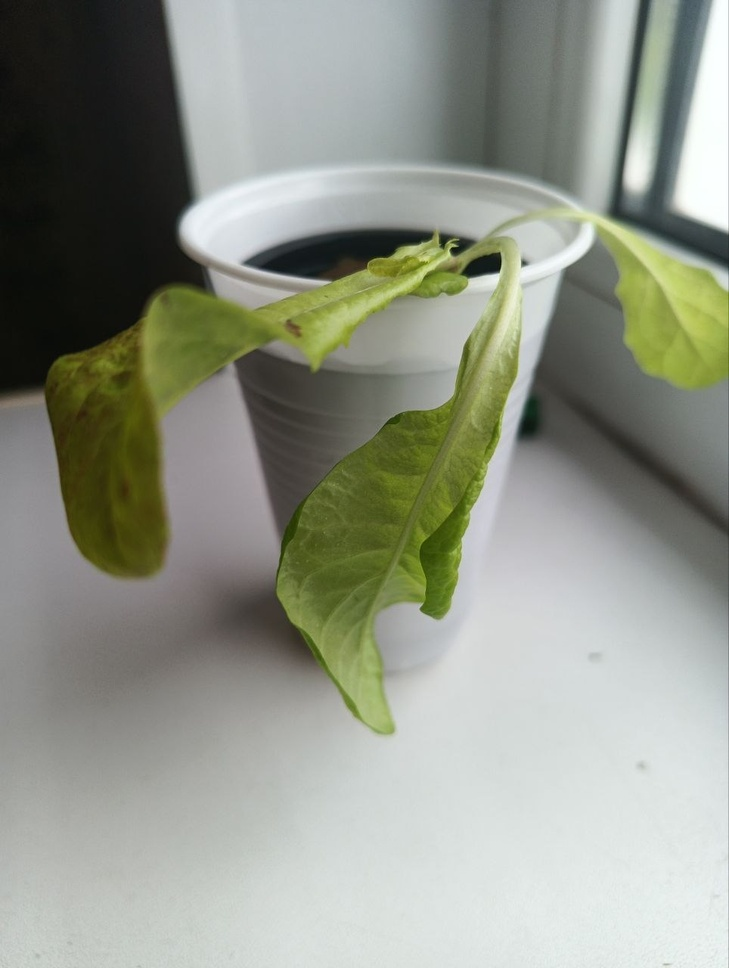
#> input picture curriculum/01-image-fundamentals/sample.jpg, 729 x 968 px, shrunk from 964 x 1280 before the run
$ python -i prompts.py   (imports and definitions only)
#> lines starting #> are read from the running program, lines starting #| are printed output that depends on the picture; after the words box and inside, x2 and y2 are one past the last pixel; in counts of white or black regions, pixels touching at a corner belong together
### src/plantvision/vision/segmentation.py
"""Classic (non-NN) plant segmentation for PlantVision Stage 05.

Pipeline: HSV green threshold and/or ExG index -> morphological open/close ->
largest connected component. All masks are ``(H, W)`` uint8 with values
``{0, 255}`` (OpenCV convention).
"""

from __future__ import annotations

import cv2
import numpy as np

DEFAULT_HSV_LOWER: tuple[int, int, int] = (25, 40, 40)
DEFAULT_HSV_UPPER: tuple[int, int, int] = (95, 255, 255)


def green_mask_hsv(
    img: np.ndarray,
    lower: tuple[int, int, int] = DEFAULT_HSV_LOWER,
    upper: tuple[int, int, int] = DEFAULT_HSV_UPPER,
) -> np.ndarray:
    """Threshold the green band in OpenCV HSV space.

    Args:
        img: BGR uint8 image with shape ``(H, W, 3)``.
        lower: Inclusive lower HSV bounds, H in ``[0, 180)``.
        upper: Inclusive upper HSV bounds.

    Returns:
        ``(H, W)`` uint8 mask with values ``{0, 255}``.
    """
    hsv = cv2.cvtColor(img, cv2.COLOR_BGR2HSV)
    return cv2.inRange(hsv, np.array(lower, np.uint8), np.array(upper, np.uint8))


# [16 lines left out: function exg_mask, not called in this run]


def clean_mask(mask: np.ndarray, open_ksize: int = 5, close_ksize: int = 7) -> np.ndarray:
    """Apply morphological open then close with elliptical kernels.

    Args:
        mask: Binary ``(H, W)`` uint8 mask.
        open_ksize: Kernel size for the opening (removes specks).
        close_ksize: Kernel size for the closing (fills holes).

    Returns:
        Cleaned ``(H, W)`` uint8 mask with values ``{0, 255}``.
    """
    k_open = cv2.getStructuringElement(cv2.MORPH_ELLIPSE, (open_ksize, open_ksize))
    k_close = cv2.getStructuringElement(cv2.MORPH_ELLIPSE, (close_ksize, close_ksize))
    opened = cv2.morphologyEx(mask, cv2.MORPH_OPEN, k_open)
    return cv2.morphologyEx(opened, cv2.MORPH_CLOSE, k_close)


def largest_component(mask: np.ndarray) -> np.ndarray:
    """Keep only the largest 8-connected foreground component.

    Args:
        mask: Binary ``(H, W)`` uint8 mask.

    Returns:
        ``(H, W)`` uint8 mask containing only the largest component, or an
        all-zero mask when the input has no foreground.
    """
    n, labels, stats, _ = cv2.connectedComponentsWithStats(
        (mask > 0).astype(np.uint8), connectivity=8
    )
    if n <= 1:
        return np.zeros_like(mask)
    best = 1 + int(np.argmax(stats[1:, cv2.CC_STAT_AREA]))
    return np.where(labels == best, 255, 0).astype(np.uint8)


def segment_plant(
    img: np.ndarray,
    method: str = "hsv",
    hsv_lower: tuple[int, int, int] = DEFAULT_HSV_LOWER,
    hsv_upper: tuple[int, int, int] = DEFAULT_HSV_UPPER,
    exg_threshold: float = 20.0,
    open_ksize: int = 5,
    close_ksize: int = 7,
) -> np.ndarray:
    """Segment the plant from a BGR frame using the configured method.

    Args:
        img: BGR uint8 image with shape ``(H, W, 3)``.
        method: One of ``"hsv"``, ``"exg"``, ``"hsv_or_exg"``.
        hsv_lower: Lower HSV bounds for the HSV method.
        hsv_upper: Upper HSV bounds for the HSV method.
        exg_threshold: ExG threshold for the ExG method.
        open_ksize: Morphological opening kernel size (odd, >= 1).
        close_ksize: Morphological closing kernel size (odd, >= 1).

    Returns:
        ``(H, W)`` uint8 mask with values ``{0, 255}``: threshold -> clean ->
        largest connected component. All-zero when no plant is found.

    Raises:
        ValueError: If ``img`` is not 3-channel or ``method`` is unknown.
    """
    if img.ndim != 3 or img.shape[2] != 3:
        raise ValueError(f"expected (H, W, 3) BGR image, got shape={img.shape}")
    if method == "hsv":
        mask = green_mask_hsv(img, hsv_lower, hsv_upper)
    elif method == "exg":
        mask = exg_mask(img, exg_threshold)
    elif method == "hsv_or_exg":
        mask = cv2.bitwise_or(
            green_mask_hsv(img, hsv_lower, hsv_upper), exg_mask(img, exg_threshold)
        )
    else:
        raise ValueError(f"unknown method: {method!r}")
    mask = clean_mask(mask, open_ksize, close_ksize)
    return largest_component(mask)

### src/plantvision/vision/interfaces.py
"""Frozen perception / fiducial / measurement contract (P0).

One source of truth for the swappable perception slot, the classical
fiducial, and the geometry-only measurement.
"""

from __future__ import annotations

import math

import cv2
import numpy as np
from typing import Protocol, runtime_checkable

from plantvision.vision import segmentation as _seg, scale as _scale

MASK_BACKGROUND: int = 0
"""Background value of every contract mask (OpenCV convention)."""

MASK_FOREGROUND: int = 255
"""Foreground value of every contract mask (OpenCV convention)."""

REQUIRED_MEASUREMENT_KEYS: frozenset[str] = frozenset(
    {
        "ts",
        "projected_area_px",
        "projected_area_cm2",
        "roi_fraction_pct",
        "bbox_w",
        "bbox_h",
        "bbox_w_cm",
        "bbox_h_cm",
    }
)
"""Keys every ``measurement`` implementer must return."""


class ContractError(Exception):
    """Raised when an implementer violates the frozen interface contract."""


@runtime_checkable
class Perception(Protocol):
    """A callable that maps a BGR image to a binary plant mask."""

    def __call__(self, image: np.ndarray) -> np.ndarray: ...


@runtime_checkable
class Fiducial(Protocol):
    """A callable that maps a BGR image to a px/mm scale (or None)."""

    def __call__(self, image: np.ndarray) -> float | None: ...


@runtime_checkable
class Measurement(Protocol):
    """A callable that maps (mask, px_per_mm, ts) to the metrics dict."""

    def __call__(
        self, mask: np.ndarray, px_per_mm: float | None, ts: str | None
    ) -> dict: ...


# [77 lines left out: functions check_mask, check_px_per_mm, check_measurement_result, not called in this run]


def perception(image: np.ndarray) -> np.ndarray:
    """Classical slot-filler (Stage 05): HSV green threshold + morphology + largest component.

    Args:
        image: BGR uint8 image with shape ``(H, W, 3)``.

    Returns:
        ``(H, W)`` uint8 mask with values ``{0, 255}``.

    Raises:
        ValueError: If ``image`` is not 3-channel (propagated from
            ``segment_plant``, unchanged).
    """
    return _seg.segment_plant(image, method="hsv")


# [64 lines left out: functions fiducial, measurement, not called in this run]

### src/plantvision/labeling/prompts.py
"""Box-prompt priors for SAM2: classical HSV, full frame, manual, ridge, marker.

``roi_box`` is the frozen classical prior (HSV green-mask bbox expanded
for SAM2). ``prior_box`` dispatches across the P1.1 strategies and always
reports which prior actually produced the box, so proposals stay honest
when an automatic prior falls back to the full frame.

All coordinates are inclusive pixel indices.
"""

from __future__ import annotations

import cv2
import numpy as np

from plantvision.vision.interfaces import perception

BOX_STRATEGIES: tuple[str, ...] = (
    "classical",
    "full",
    "manual",
    "ridge",
    "marker",
)
"""Strategies accepted by :func:`prior_box`."""

MARKER_LEFT: float = 2.2
MARKER_RIGHT: float = 3.2
MARKER_ABOVE: float = 5.2
MARKER_BELOW: float = 0.4
"""Marker-box offsets to the left/right/above/below, as multiples of ``s``."""

MIN_MARKER_SIDE_PX: int = 8
"""Smallest accepted marker mean side ``s`` in pixels (guards degeneracy)."""

MIN_BOX_SIDE_PX: int = 8
"""Smallest accepted marker-derived box side in pixels after clipping."""

Prior = tuple[tuple[int, int, int, int], str]
"""A prompt box plus the ``box_source`` label that actually produced it."""


def roi_box(
    image_bgr: np.ndarray,
    expand: float = 0.15,
    min_area_frac: float = 0.005,
) -> tuple[int, int, int, int] | None:
    """Compute the plant ROI box prior for a single-frame image.

    Args:
        image_bgr: BGR uint8 image with shape ``(H, W, 3)``.
        expand: Expansion factor applied to the mask bounding rect,
            in ``[0.0, 1.0]``.
        min_area_frac: Minimum foreground fraction of ``perception``'s
            mask (in ``[0.0, 1.0)``) to accept the prior.

    Returns:
        Inclusive ``(x1, y1, x2, y2)`` integer box, or ``None`` when the
        classical mask covers less than ``min_area_frac`` of the frame.

    Raises:
        ValueError: If ``image_bgr`` is not 3-channel or a parameter is
            outside its documented range (mirrors
            ``segmentation.segment_plant`` behaviour).
    """
    if image_bgr.ndim != 3 or image_bgr.shape[2] != 3:
        raise ValueError(
            f"expected (H, W, 3) BGR image, got shape={image_bgr.shape}"
        )
    if not 0.0 <= expand <= 1.0:
        raise ValueError(f"expand must be in [0.0, 1.0], got {expand}")
    if not 0.0 <= min_area_frac < 1.0:
        raise ValueError(
            f"min_area_frac must be in [0.0, 1.0), got {min_area_frac}"
        )
    mask = perception(image_bgr)
    height, width = image_bgr.shape[:2]
    if cv2.countNonZero(mask) < min_area_frac * width * height:
        return None
    x, y, w, h = cv2.boundingRect(mask)
    dx = int(round(w * expand))
    dy = int(round(h * expand))
    x1 = max(0, x - dx)
    y1 = max(0, y - dy)
    x2 = min(width - 1, x + w - 1 + dx)
    y2 = min(height - 1, y + h - 1 + dy)
    return (x1, y1, x2, y2)


# [4 lines left out: function full_frame_box, not called in this run]


def _check_image(image_bgr: np.ndarray) -> None:
    """Raise ``ValueError`` unless ``image_bgr`` is ``(H, W, 3)``."""
    if image_bgr.ndim != 3 or image_bgr.shape[2] != 3:
        raise ValueError(
            f"expected (H, W, 3) BGR image, got shape={image_bgr.shape}"
        )


def _check_prior_params(expand: float, min_area_frac: float) -> None:
    """Validate the shared automatic-prior parameters."""
    if not 0.0 <= expand <= 1.0:
        raise ValueError(f"expand must be in [0.0, 1.0], got {expand}")
    if not 0.0 <= min_area_frac < 1.0:
        raise ValueError(
            f"min_area_frac must be in [0.0, 1.0), got {min_area_frac}"
        )


# [166 lines left out: functions _expand_box, _manual_box, _texture_energy, _ridge_box, _marker_box, not called in this run]


def prior_box(
    image_bgr: np.ndarray,
    *,
    strategy: str = "classical",
    box: tuple[int, int, int, int] | None = None,
    expand: float = 0.15,
    min_area_frac: float = 0.005,
) -> Prior:
    """Compute a SAM2 box prompt and report the source that produced it.

    Args:
        image_bgr: BGR uint8 image with shape ``(H, W, 3)``.
        strategy: One of :data:`BOX_STRATEGIES`:

            - ``"classical"``: frozen HSV green-mask prior (:func:`roi_box`).
            - ``"full"``: the whole frame.
            - ``"manual"``: the caller-supplied ``box``, validated and
              clipped to the frame.
            - ``"ridge"``: blurple-safe brightness/saturation texture ridge
              plus largest connected component (see :func:`_ridge_box`).
            - ``"marker"``: box offset above the ``DICT_5X5_50`` ArUco tag
              mounted beside the tray (see :func:`_marker_box`).
        box: Manual inclusive ``(x1, y1, x2, y2)`` box; required and only
            used when ``strategy == "manual"``.
        expand: Expansion factor for automatic priors, in ``[0.0, 1.0]``.
        min_area_frac: Minimum foreground fraction of the frame for
            automatic priors, in ``[0.0, 1.0)``.

    Returns:
        ``(box, source)`` where ``source`` is the label of the prior that
        actually produced the box: ``"hsv"``, ``"full_frame"``,
        ``"manual"``, ``"ridge"`` or ``"marker"``. Automatic strategies fall
        back to the full frame, labelled ``"full_frame"``.

    Raises:
        ValueError: If the image is not 3-channel, the strategy is unknown,
            a numeric parameter is out of range, or the manual box is
            missing, malformed, inverted, or entirely outside the frame.
    """
    _check_image(image_bgr)
    if strategy not in BOX_STRATEGIES:
        raise ValueError(
            f"strategy must be one of {BOX_STRATEGIES}, got {strategy!r}"
        )
    _check_prior_params(expand, min_area_frac)
    height, width = image_bgr.shape[:2]
    full = (0, 0, width - 1, height - 1)
    if strategy == "full":
        return full, "full_frame"
    if strategy == "manual":
        return _manual_box(box, width, height), "manual"
    if strategy == "ridge":
        candidate = _ridge_box(image_bgr, expand, min_area_frac)
        return (candidate, "ridge") if candidate is not None else (full, "full_frame")
    if strategy == "marker":
        candidate = _marker_box(image_bgr)
        return (candidate, "marker") if candidate is not None else (full, "full_frame")
    candidate = roi_box(image_bgr, expand=expand, min_area_frac=min_area_frac)
    return (candidate, "hsv") if candidate is not None else (full, "full_frame")

>>> import cv2
>>> picture = cv2.imread('../../../curriculum/01-image-fundamentals/sample.jpg')
#> picture is the input picture: shape (968, 729, 3); mean B, G, R 136.6, 149.1, 144.8
>>> result = prior_box(picture)
#> in green_mask_hsv, `hsv = cv2.cvtColor(img, cv2.COLOR_BGR2HSV)`: hsv: shape (968, 729, 3); mean H, S, V 62.5, 36.8, 150.1
#> in green_mask_hsv, `return cv2.inRange(hsv, np.array(lower, np.uint8), np.array(upper, np...`:
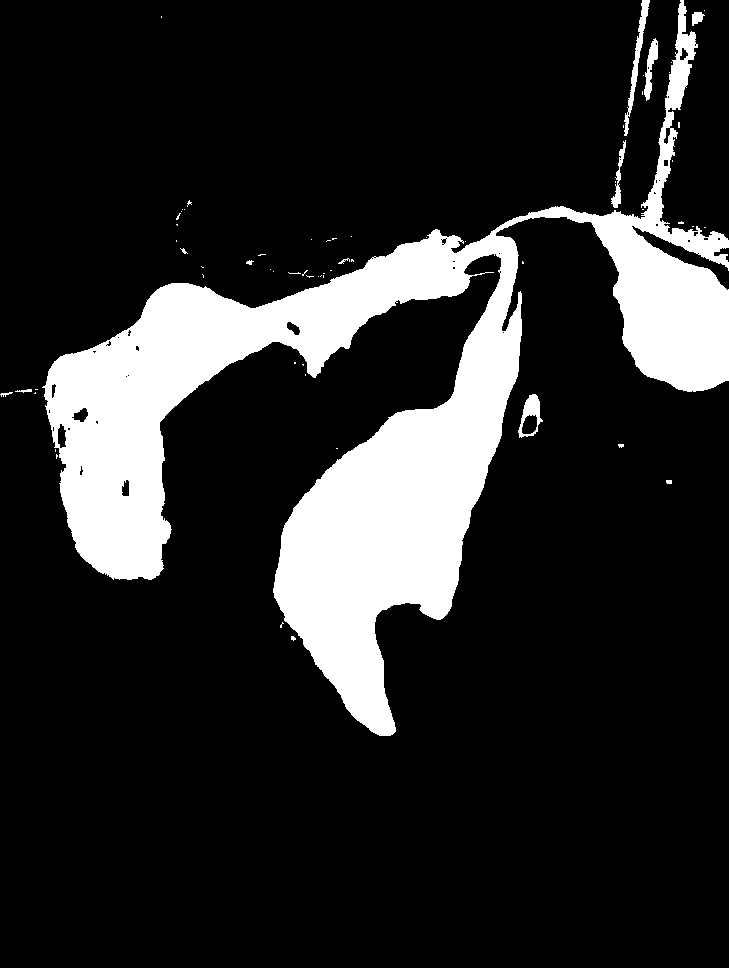
#> returned value: shape (968, 729); 16.5% white; 65 white regions (53 under 20 px), largest, box (x1, y1, x2, y2) and area: (42, 0, 729, 736) 113734, (624, 0, 650, 136) 699, (518, 394, 543, 438) 466
#> in clean_mask, `opened = cv2.morphologyEx(mask, cv2.MORPH_OPEN, k_open)`:
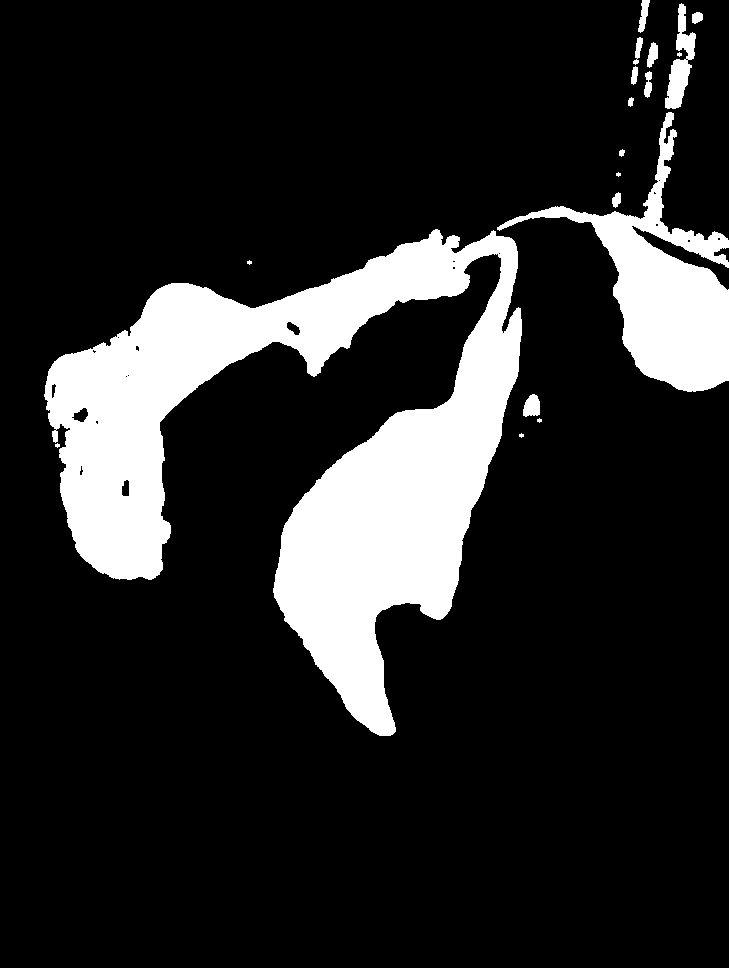
#> opened: shape (968, 729); 16.2% white; 19 white regions (6 under 20 px), largest, box (x1, y1, x2, y2) and area: (44, 229, 522, 736) 93249, (497, 112, 729, 392) 18418, (665, 3, 696, 109) 1444
#> in clean_mask, `return cv2.morphologyEx(opened, cv2.MORPH_CLOSE, k_close)`:
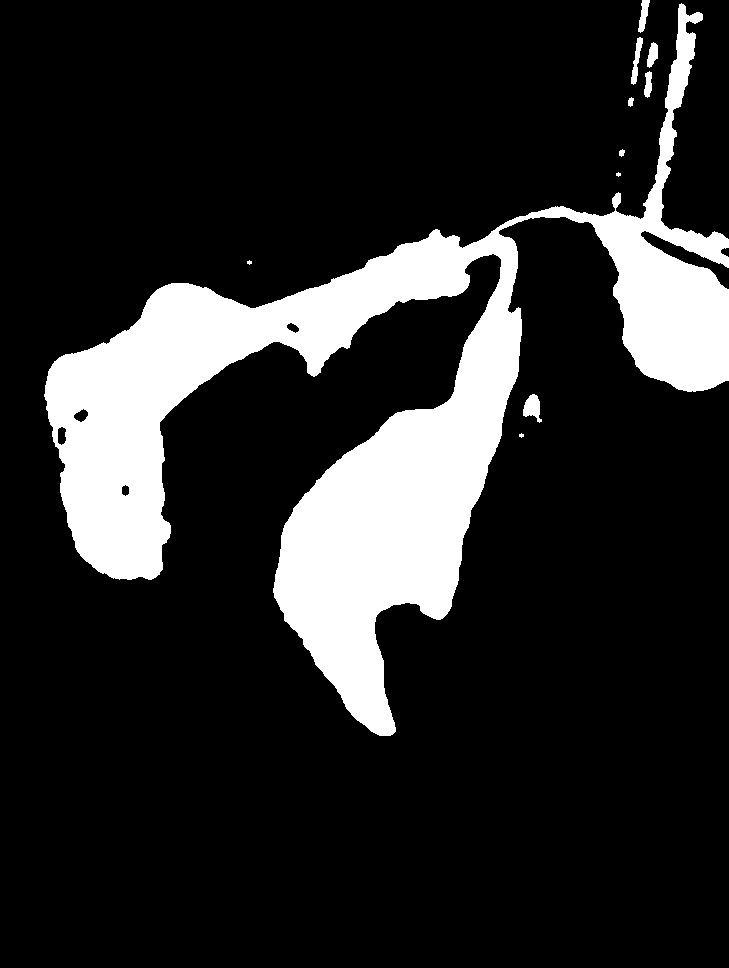
#> returned value: shape (968, 729); 16.4% white; 11 white regions (3 under 20 px), largest, box (x1, y1, x2, y2) and area: (44, 3, 729, 736) 114352, (523, 394, 542, 423) 330, (631, 37, 643, 85) 249
#> in largest_component, `n, labels, stats, _ = cv2.connectedComponentsWithStats( (mask > 0).ast..`:
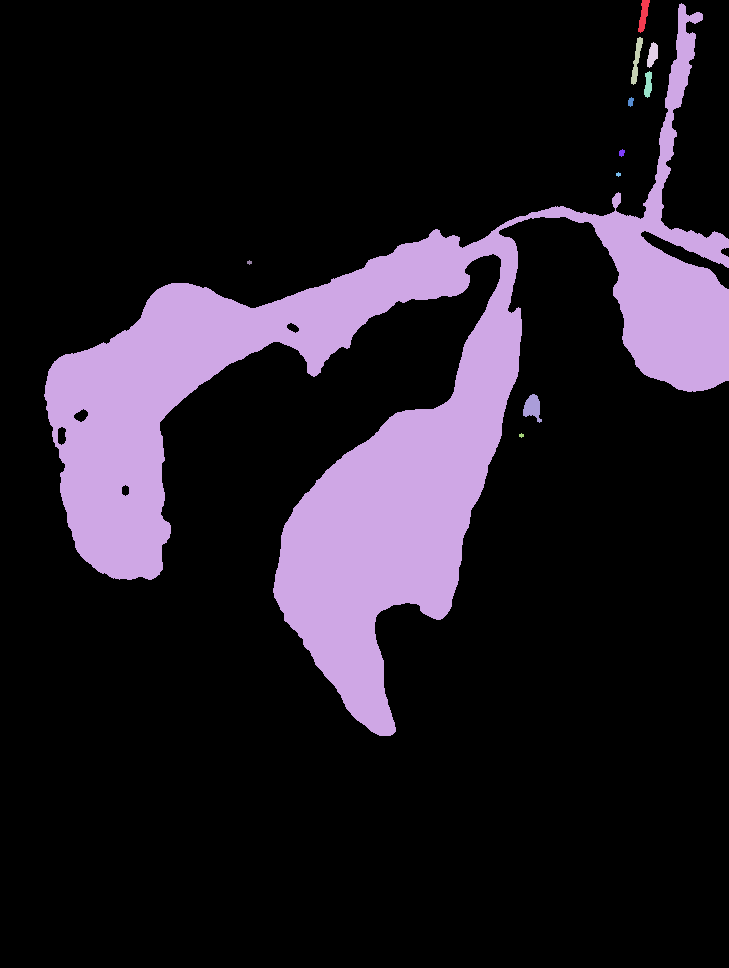
#> labels: shape (968, 729) int32; 12 distinct labels, from 0 to 11; one colour per label, 0 black
#> in largest_component, `n, labels, stats, _ = cv2.connectedComponentsWithStats( (mask > 0).ast..`: n = 12; stats = [[0, 0, 729, 968, 590047], [638, 0, 12, 33, 216], [44, 3, 685, 733, 114352], [631, 37, 12, 48, 249], [647, 42, 11, 26, 191], [644, 71, 8, 27, 159], [628, 97, 6, 10, 43], [619, 149, 6, 8, 34], [616, 172, 5, 5, 17], [247, 260, 5, 5, 17], [523, 394, 19, 29, 330], [519, 433, 5, 5, 17]]
#> in largest_component, `best = 1 + int(np.argmax(stats[1:, cv2.CC_STAT_AREA]))`: best = 2
#> in largest_component, `return np.where(labels == best, 255, 0).astype(np.uint8)`:
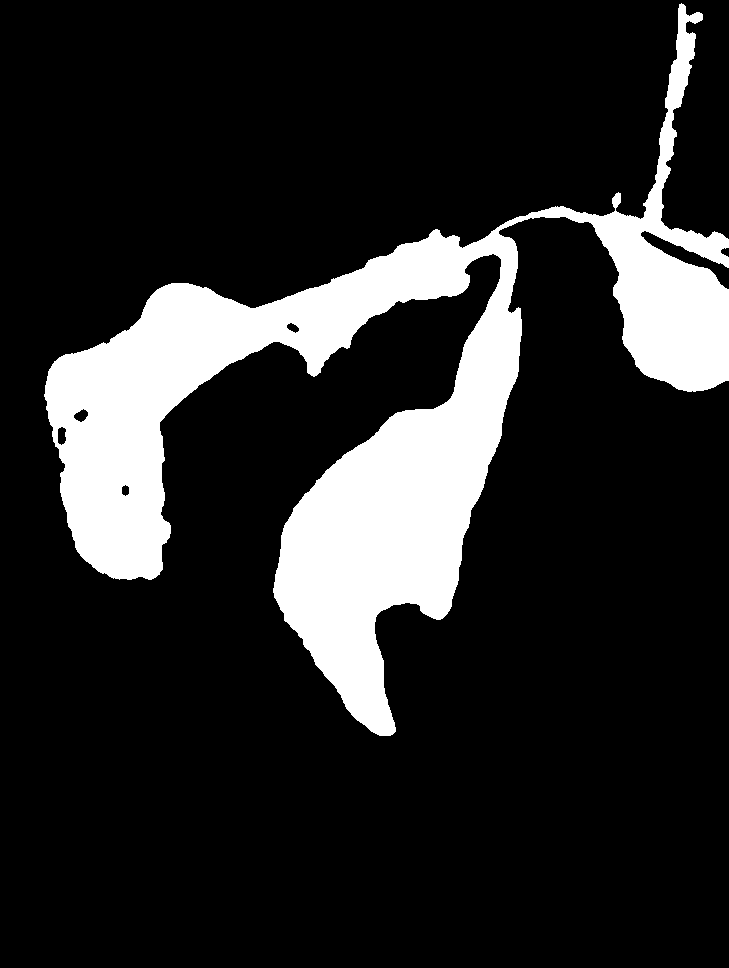
#> returned value: shape (968, 729); 16.2% white; 1 white region, box (x1, y1, x2, y2) and area: (44, 3, 729, 736) 114352
#> in roi_box, `x, y, w, h = cv2.boundingRect(mask)`: x = 44; y = 3; w = 685; h = 733
#> in roi_box, `dx = int(round(w * expand))`: dx = 103
#> in roi_box, `dy = int(round(h * expand))`: dy = 110
#> in roi_box, `x1 = max(0, x - dx)`: x1 = 0
#> in roi_box, `x2 = min(width - 1, x + w - 1 + dx)`: x2 = 728
#> in roi_box, `y2 = min(height - 1, y + h - 1 + dy)`: y2 = 845
#> in prior_box, `candidate = roi_box(image_bgr, expand=expand, min_area_frac=min_area_f..`: candidate = (0, 0, 728, 845)
#> result = ((0, 0, 728, 845), 'hsv')
